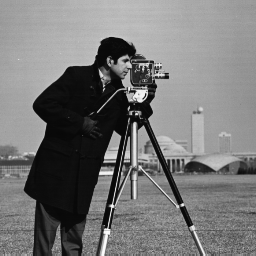
#> input picture Fotos/cameraman.png, 256 x 256 px, found by its file name
$ python 04_bit_plane.py
#> lines starting #> are read from the running program, lines starting #| are printed output that depends on the picture
import cv2
import numpy as np

img = cv2.imread('cameraman.png')
#> img is the input picture: shape (256, 256, 3); min 7, max 253, mean 118.7
img = img[:,:,0]  #ocupamos en canal 0
#> img: shape (256, 256)
o = []
for k in range(0, 8):
    plane = np.full((img.shape[0], img.shape[1]), 2 ** k, np.uint8)

    res = plane & img
    x = res*255
    o.append(x)
    cv2.imshow("plane", x)
    cv2.waitKey()
#> this loop made 8 passes
#> pass 1, `res = plane & img`:
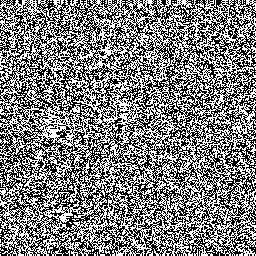
#> res: shape (256, 256); values 0 (black) and 1 (white), 49.7% white in thin lines or dots
#> pass 2, `res = plane & img`:
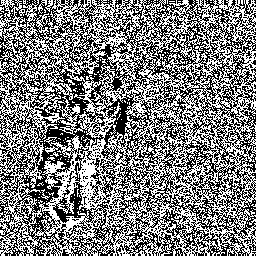
#> res: shape (256, 256); values 0 (black) and 2 (white), 49.6% white in thin lines or dots
#> after the loop, o = 8 items

cv2.imshow('all',np.hstack(o))
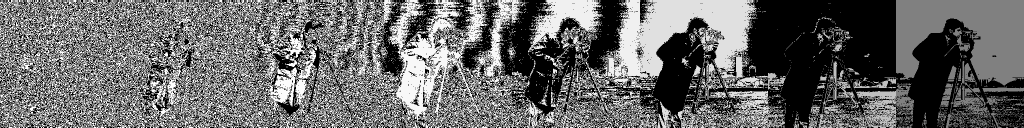
#> window 'all': shape (256, 2048) (shown at 1/2 size); min 0, max 255, mean 105
cv2.waitKey()
cv2.destroyAllWindows()
